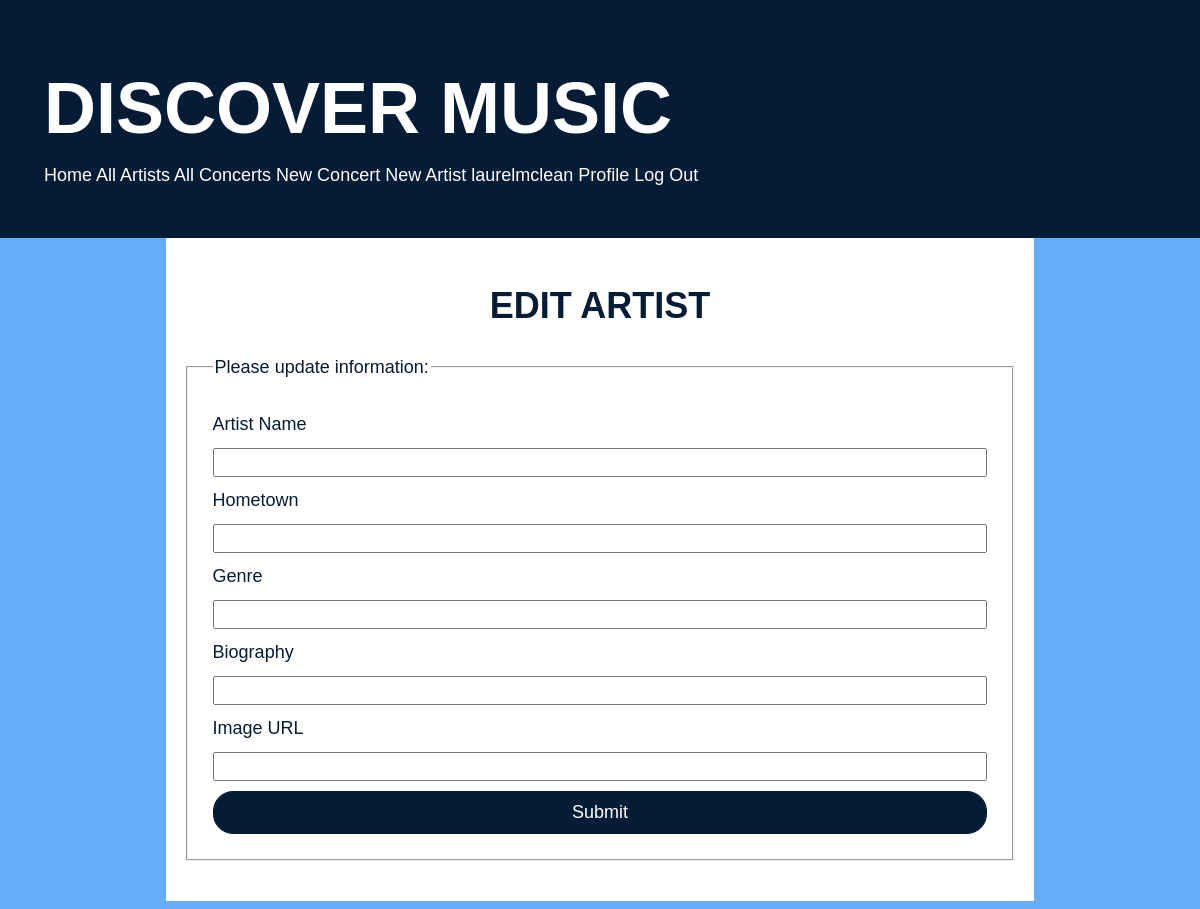
/artist/4/edit (signed in), run on an earlier commit of the app's database.
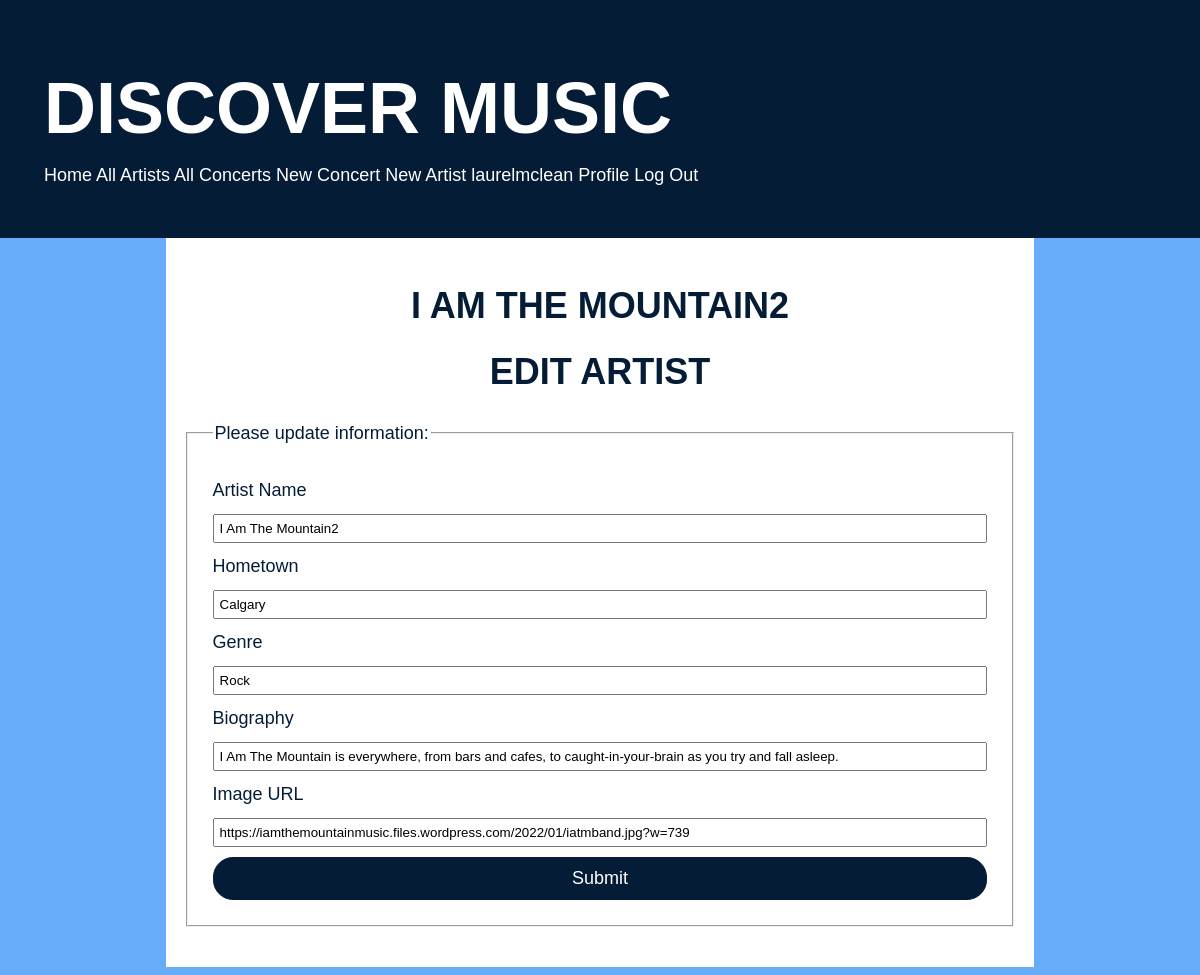
And on a later commit of the database.
### concert_app/models.py (models this page shows, shortened)
class User(UserMixin, db.Model):
    id = db.Column(db.Integer, primary_key=True)
    username = db.Column(db.String(80), nullable=False, unique=True)
    password = db.Column(db.String(80), nullable=False)
    attending = db.relationship(
        'Concert', secondary='user_concert', back_populates='guests_attending')
    favourites = db.relationship(
        'Artist', secondary='user_artist', back_populates='fans')

class Artist(db.Model):
    id = db.Column(db.Integer, primary_key=True)
    name = db.Column(db.String(80), nullable=False)
    hometown = db.Column(db.String(80), nullable=False)
    image = db.Column(URLType)
    genre = db.Column(db.String(80), nullable=False)
    biography = db.Column(db.String(250), nullable=False)
    upcoming_concerts = db.relationship('Concert', back_populates='artist_playing')
    fans = db.relationship(
        'User', secondary='user_artist', back_populates='favourites')

### concert_app/main/routes.py (the view)
@main.route('/artist/<artist_id>/edit', methods=['GET', 'POST'])
@login_required
def edit_artist(artist_id):
    artist = Artist.query.get(artist_id)
    form = ArtistForm(obj=artist)
    if form.validate_on_submit():
        form.populate_obj(artist)
        db.session.add(artist)
        db.session.commit()
        flash('Artist was updated successfully')
        return redirect(url_for('main.artist_detail',artist_id=artist.id))
    artist = Artist.query.get(artist_id)
    return render_template('edit_artist.html', artist=artist, form=form)

### concert_app/main/forms.py
class ArtistForm(FlaskForm):
    name = StringField('Artist Name', validators=[DataRequired()])
    hometown = StringField('Hometown', validators=[DataRequired()])
    genre = StringField('Genre', validators=[DataRequired()])
    biography = StringField('Biography', validators=[DataRequired()])
    image = StringField('Image URL')
    submit = SubmitField('Submit')

### concert_app/extensions.py (called while the page is built)
@login_manager.user_loader
def load_user(user_id):
    return User.query.get(user_id)

### concert_app/templates/edit_artist.html (shortened to what this page needs)
{% extends 'base.html' %}
{% block content %}
<h2>{{ artist.name }}</h2>
<h2>Edit Artist</h2>
<form method="POST" action="{{ url_for('main.edit_artist', artist_id=artist.id) }}">
    <fieldset>
        <legend>Please update information:</legend>
        {{ form.name.label }}
        {{ form.name }}
        {{ form.hometown.label }}
        {{ form.hometown }}
        {{ form.genre.label }}
        {{ form.genre }}
        {{ form.biography.label }}
        {{ form.biography }}
        {{ form.image.label }}
        {{ form.image }}
        {{ form.submit }}
    </fieldset>
</form>
{% endblock %}

### concert_app/templates/base.html (shortened to what this page needs)
<!DOCTYPE html>
<html>
<head>
    <link rel="stylesheet" href="/static/style.css">
</head>
<body>
    <div class="header">
        <a href="/">
            <h1>Discover Music</h1>
        </a>
        <nav>
            <a href="/">Home</a>
            <a href="/artist">All Artists</a>
            <a href="/concert">All Concerts</a>
            {% if current_user.is_authenticated %}
            <a href="/new_concert">New Concert</a>
            <a href="/new_artist">New Artist</a>
            <a href="/profile/{{current_user.username}}">{{ current_user.username }} Profile</a>
            <a href="/logout">Log Out</a>
            {% else %}
            <a href="/signup">Sign Up</a>
            <a href="/login">Log In</a>
            {% endif %}
        </nav>
    </div>
    <div id="content">
        {% block content %}{% endblock %}
    </div>
</body>
</html>

### concert_app/static/style.css (style rules this page uses)
body { background-color: #67acf8; font-size: 18px; font-family: Helvetica, sans-serif; line-height: 1.5; font-weight: 100; display: flex; flex-direction: column; align-items: center; }
#content { width: 70%; background-color: white; padding: 20px; color: #041c36; }
.header { width: 100%; height: 200px; padding: 20px; margin: 0; margin-top: -10px; background-color: #041c36; color: white }
fieldset { display: flex; flex-direction: column; margin: 20px 0; padding: 20px; }
fieldset * { margin: 5px; }
fieldset input { padding: 5px; }
h1 { color: white; text-align: left; font-family: helvetica, sans-serif; font-size: 4em; text-transform: uppercase; margin-top: 0.5em; margin-left: 0.5em; margin-bottom: 0; }
h2 { text-align: center; font-size: 2em; font-family: Helvetica, sans-serif; color: #041c36; text-transform: uppercase; line-height: 1; }
input[type=submit] { background: #041c36; color: white; border-width: 1px; border-style: solid; border-color: #041c36; border-radius: 20px; padding: 10px 14px; font-size: 18px; }
.header a { color: white; text-decoration: none; }
.header nav { margin-left: 2em; padding-right: 2em; }

What changed in the data, as far as the page shows it:
added Artist: name "I AM THE MOUNTAIN2", name "I Am The Mountain2", hometown "Calgary", genre "Rock", biography "I Am The Mountain is everywhere, from bars and cafes, to caught-in-your-brain as you try and fall asleep.", image "https://iamthemountainmusic.files.wordpress.com/2022/01/iatmband.jpg?w=739"
